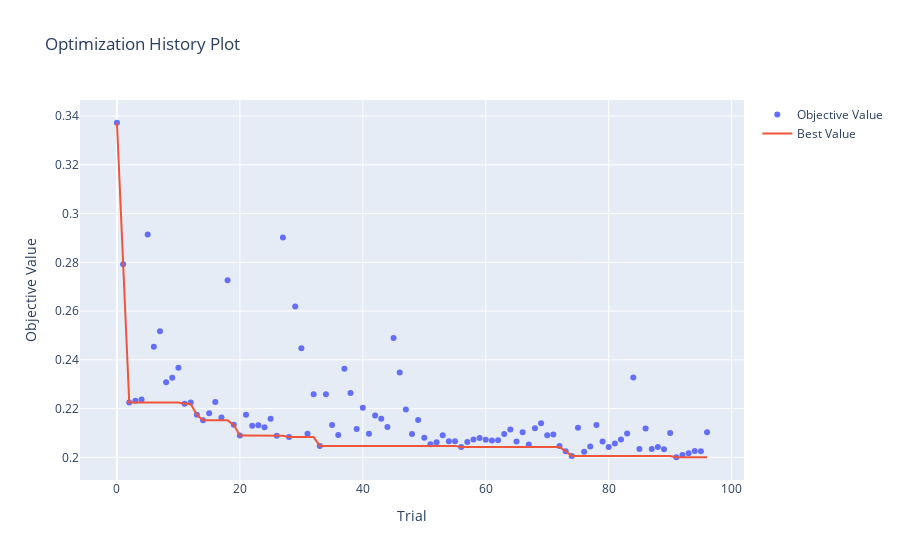

Here is the notebook cell this chart was saved with:
### Markdown cell above
<h3>Tuning Performance</h3>
Ignore the error message. The plot is executiong properly

### Code cell
optuna.visualization.plot_optimization_history(xgb_study)
